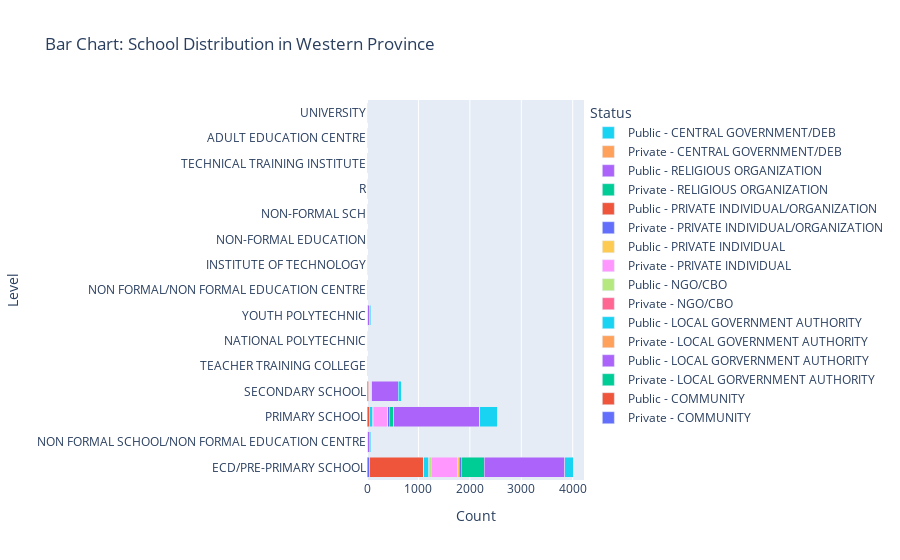

The cell this chart's notebook holds for it:
### Code cell
priv_grouped = priv.groupby(['Level', 'Sponsor']).size().reset_index(name='Count')
pub_grouped = pub.groupby(['Level', 'Sponsor']).size().reset_index(name='Count')

unique_sponsors = priv_grouped['Sponsor'].unique()

fig = go.Figure()

for sponsor in unique_sponsors:
    priv_data = priv_grouped[priv_grouped['Sponsor'] == sponsor]
    pub_data = pub_grouped[pub_grouped['Sponsor'] == sponsor]

    fig.add_trace(go.Bar(
        x=priv_data['Count'],
        y=priv_data['Level'],
        name=f'Private - {sponsor}',
        orientation='h'
    ))

    fig.add_trace(go.Bar(
        x=pub_data['Count'],
        y=pub_data['Level'],
        name=f'Public - {sponsor}',
        orientation='h'
    ))

fig.update_layout(
    barmode='stack',
    title='Bar Chart: School Distribution in Western Province',
    xaxis_title='Count',
    yaxis_title='Level',
    legend_title='Status',
)

fig.show()

### Figure 1 — Plotly figure (JSON) as saved in the notebook; plotly's stock layout.template omitted (floating-point values rounded to 4 significant figures)
{"data": [{"name": "Private - COMMUNITY", "orientation": "h", "type": "bar", "x": [49, 2, 4, 1, 1], "y": ["ECD/PRE-PRIMARY SCHOOL", "NON FORMAL SCHOOL/NON FORMAL EDUCATION CENTRE", "PRIMARY SCHOOL", "SECONDARY SCHOOL", "TEACHER TRAINING COLLEGE"]}, {"name": "Public - COMMUNITY", "orientation": "h", "type": "bar", "x": [1041, 1, 8, 39, 36, 9], "y": ["ECD/PRE-PRIMARY SCHOOL", "NATIONAL POLYTECHNIC", "NON FORMAL SCHOOL/NON FORMAL EDUCATION CENTRE", "PRIMARY SCHOOL", "SECONDARY SCHOOL", "YOUTH POLYTECHNIC"]}, {"name": "Private - LOCAL GORVERNMENT AUTHORITY", "orientation": "h", "type": "bar", "x": [1], "y": ["ECD/PRE-PRIMARY SCHOOL"]}, {"name": "Public - LOCAL GORVERNMENT AUTHORITY", "orientation": "h", "type": "bar", "x": [5, 4], "y": ["ECD/PRE-PRIMARY SCHOOL", "PRIMARY SCHOOL"]}, {"name": "Private - LOCAL GOVERNMENT AUTHORITY", "orientation": "h", "type": "bar", "x": [8, 1], "y": ["ECD/PRE-PRIMARY SCHOOL", "PRIMARY SCHOOL"]}, {"name": "Public - LOCAL GOVERNMENT AUTHORITY", "orientation": "h", "type": "bar", "x": [97, 3, 62, 13, 3], "y": ["ECD/PRE-PRIMARY SCHOOL", "NON FORMAL SCHOOL/NON FORMAL EDUCATION CENTRE", "PRIMARY SCHOOL", "SECONDARY SCHOOL", "YOUTH POLYTECHNIC"]}, {"name": "Private - NGO/CBO", "orientation": "h", "type": "bar", "x": [21, 1, 10, 1], "y": ["ECD/PRE-PRIMARY SCHOOL", "NON FORMAL SCHOOL/NON FORMAL EDUCATION CENTRE", "PRIMARY SCHOOL", "SECONDARY SCHOOL"]}, {"name": "Public - NGO/CBO", "orientation": "h", "type": "bar", "x": [30, 2, 3, 1], "y": ["ECD/PRE-PRIMARY SCHOOL", "NON FORMAL/NON FORMAL EDUCATION CENTRE", "PRIMARY SCHOOL", "SECONDARY SCHOOL"]}, {"name": "Private - PRIVATE INDIVIDUAL", "orientation": "h", "type": "bar", "x": [516, 1, 277, 23, 1, 2], "y": ["ECD/PRE-PRIMARY SCHOOL", "NON FORMAL SCHOOL/NON FORMAL EDUCATION CENTRE", "PRIMARY SCHOOL", "SECONDARY SCHOOL", "TEACHER TRAINING COLLEGE", "YOUTH POLYTECHNIC"]}, {"name": "Public - PRIVATE INDIVIDUAL", "orientation": "h", "type": "bar", "x": [24, 1, 7, 1], "y": ["ECD/PRE-PRIMARY SCHOOL", "NON FORMAL SCHOOL/NON FORMAL EDUCATION CENTRE", "PRIMARY SCHOOL", "SECONDARY SCHOOL"]}, {"name": "Private - PRIVATE INDIVIDUAL/ORGANIZATION", "orientation": "h", "type": "bar", "x": [36, 25, 3], "y": ["ECD/PRE-PRIMARY SCHOOL", "PRIMARY SCHOOL", "SECONDARY SCHOOL"]}, {"name": "Public - PRIVATE INDIVIDUAL/ORGANIZATION", "orientation": "h", "type": "bar", "x": [2], "y": ["ECD/PRE-PRIMARY SCHOOL"]}, {"name": "Private - RELIGIOUS ORGANIZATION", "orientation": "h", "type": "bar", "x": [445, 1, 92, 15, 1, 1], "y": ["ECD/PRE-PRIMARY SCHOOL", "NON FORMAL SCHOOL/NON FORMAL EDUCATION CENTRE", "PRIMARY SCHOOL", "SECONDARY SCHOOL", "TEACHER TRAINING COLLEGE", "YOUTH POLYTECHNIC"]}, {"name": "Public - RELIGIOUS ORGANIZATION", "orientation": "h", "type": "bar", "x": [1569, 1, 25, 3, 2, 5, 1667, 1, 509, 5, 5, 36], "y": ["ECD/PRE-PRIMARY SCHOOL", "INSTITUTE OF TECHNOLOGY", "NON FORMAL SCHOOL/NON FORMAL EDUCATION CENTRE", "NON FORMAL/NON FORMAL EDUCATION CENTRE", "NON-FORMAL EDUCATION", "NON-FORMAL SCH", "PRIMARY SCHOOL", "R", "SECONDARY SCHOOL", "TEACHER TRAINING COLLEGE", "TECHNICAL TRAINING INSTITUTE", "YOUTH POLYTECHNIC"]}, {"name": "Private - CENTRAL GOVERNMENT/DEB", "orientation": "h", "type": "bar", "x": [1], "y": ["PRIMARY SCHOOL"]}, {"name": "Public - CENTRAL GOVERNMENT/DEB", "orientation": "h", "type": "bar", "x": [1, 164, 28, 1, 345, 67, 1, 1, 1, 18], "y": ["ADULT EDUCATION CENTRE", "ECD/PRE-PRIMARY SCHOOL", "NON FORMAL SCHOOL/NON FORMAL EDUCATION CENTRE", "NON FORMAL/NON FORMAL EDUCATION CENTRE", "PRIMARY SCHOOL", "SECONDARY SCHOOL", "TEACHER TRAINING COLLEGE", "TECHNICAL TRAINING INSTITUTE", "UNIVERSITY", "YOUTH POLYTECHNIC"]}], "layout": {"barmode": "stack", "legend": {"title": {"text": "Status"}}, "title": {"text": "Bar Chart: School Distribution in Western Province"}, "xaxis": {"title": {"text": "Count"}}, "yaxis": {"title": {"text": "Level"}}}}
